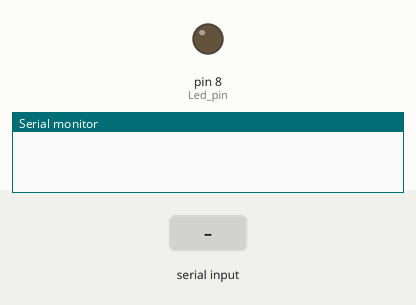
Recording of a sketch running on a simulated Arduino Uno, built with avr-gcc and run on an emulated ATmega328P. Shown: output pins drawn as LEDs (lit = HIGH), the last lines printed to the serial monitor. Inputs (shaded band) come from the test bench.

Above: at 1.2 s.
1.3 s: "B" received over Serial
At 2.4 s:
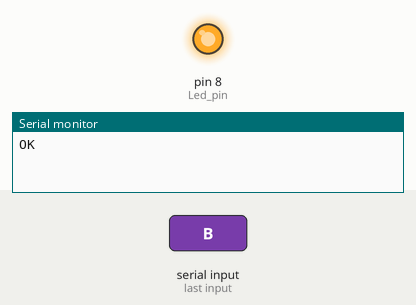
2.8 s: "A" received over Serial
At 3.6 s:
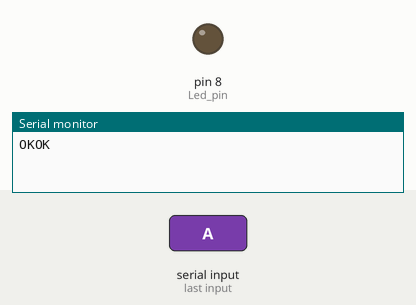
Timing chart, 0 to 5.8 s (numbered marks = the images above; inputs shaded):
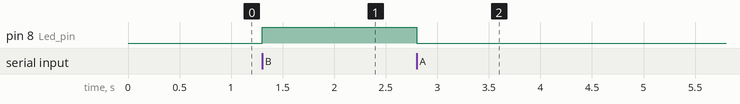

Measured:
- after the input at 1.3 s, pin 8 (Led_pin): LOW → HIGH at once
- after the input at 2.8 s, pin 8 (Led_pin): HIGH → LOW at once

The sketch:

sketch_aug30a.ino
```cpp
const int Led_pin = 8;
void setup() {
  // put your setup code here, to run once:
  Serial.begin(115200); // initial the serial0
  pinMode(Led_pin,OUTPUT);
}

void loop() {
  // put your main code here, to run repeatedly:
  char CMD='?';
  while(Serial.available()<1) ;
  Serial.readBytes(&CMD,1);

  if(CMD=='A') digitalWrite(Led_pin,0);
  if(CMD=='B') digitalWrite(Led_pin,1);

  Serial.write("OK");
  delay(1000); // Unit:ms
}
```
